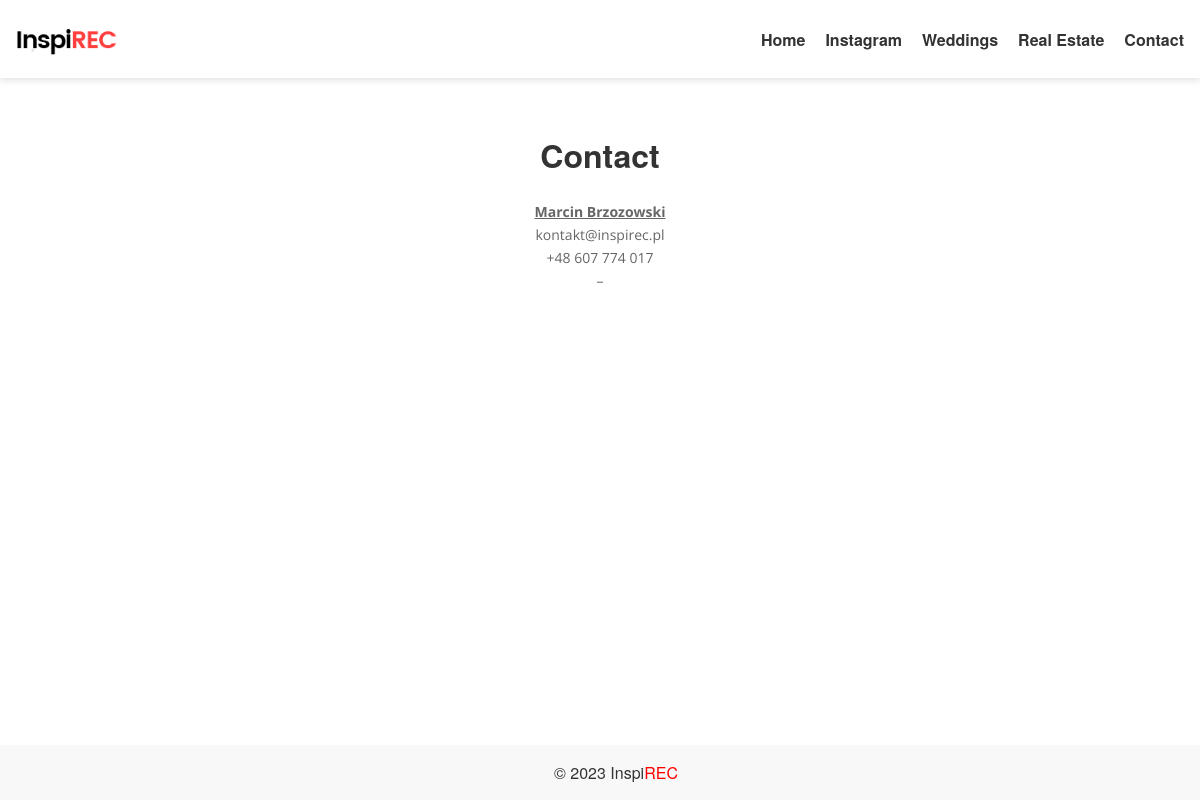
Page /contact/ on the committed database.
### blog/models.py (models this page shows, shortened)
class MenuItem(models.Model):
    title = models.CharField(max_length=100)
    page = models.ForeignKey('Page', on_delete=models.CASCADE, blank=True, null=True)
    url = models.CharField(max_length=200, blank=True)
    order = models.PositiveIntegerField(default=0)
    show_in_menu = models.BooleanField(default=True)
    def get_link(self):
        if self.page:
            return self.page.get_absolute_url()
        else:
            return self.url

class Page(models.Model):
    title = models.CharField(max_length=200)
    content = models.TextField()
    articles = models.ManyToManyField(Article, blank=True)
    slug = models.SlugField(unique=True, default='', editable=False)
    def get_absolute_url(self):
        return reverse('page_detail', args=[self.slug])

### blog/views.py (the view)
# urls.py: path('<slug:slug>/', views.page_detail, name='page_detail'),
def page_detail(request, slug):
    page = Page.objects.get(slug=slug)
    menu_items = MenuItem.objects.filter(show_in_menu=True).order_by('order')
    context = {
        'page': page,
        'menu_items': menu_items,
    }
    return render(request, 'page_detail.html', context)

### blog/templates/page_detail.html (shortened to what this page needs)
{% extends 'base.html' %}
{% block content %}
<div class="container">
    <div class="page">
        <h1 class="center-text">{{ page.title }}</h1>
        <div class="page-content">
            {{ page.content | safe }}
        </div>
    </div>
</div>
{% endblock %}

### blog/templates/base.html (shortened to what this page needs)
{% load static %}
<!DOCTYPE html>
<html lang="en">
<head>
    <link rel="stylesheet" href="{% static 'styles.css' %}">
</head>
<body>
    <header>
        <div class="logo">
            <a href="{% url 'home' %}">
                <img src="{% static 'images/logo.png' %}" alt="Logo">
            </a>
        </div>
        <nav class="menu">
            <ul>
                <li><a href="{% url 'home' %}">Home</a></li>
                {% for item in menu_items %}
                    <li><a href="{{ item.get_link }}">{{ item.title }}</a></li>
                {% endfor %}
            </ul>
        </nav>
    </header>
    <main>
        {% block content %}
        {% endblock %}
    </main>
    <footer>
        <div class="footer-content">
        &copy; {% now "Y" %} Inspi<span class="highlight">REC</span>
    </div>
    </footer>
</body>
</html>

### static/styles.css (style rules this page uses)
body { font-family: "Helvetica Neue", Arial, sans-serif; color: #333; margin: 0; padding: 0; overflow-x: hidden; }
.center-text { text-align: center; }
header { background-color: #fff; color: #000; box-shadow: 0px 3px 6px rgba(0, 0, 0, 0.1); padding: 1rem; max-width: 1200px; margin: 0 auto; display: flex; justify-content: space-between; align-items: center; }
.menu { font-family: "Helvetica Neue", Arial, sans-serif; font-size: 16px; }
.menu ul { list-style: none; padding: 0; margin: 0; display: flex; }
.menu li { margin-left: 20px; }
.menu a { text-decoration: none; color: #333; font-weight: bold; }
.logo img { max-width: 100px; height: auto; display: block; margin: 0 auto; }
.container { margin: 0 auto; padding: 2rem; max-width: 1200px; box-sizing: border-box; }
.highlight { color: red; }
footer { background-color: #f8f8f8; padding: 1rem; text-align: center; width: 100%; }
main { margin-bottom: 2rem; }

### rows in the picture
MenuItem: title "Instagram"
MenuItem: title "Weddings"
MenuItem: title "Real Estate"
MenuItem: title "Contact"
Page: title "Contact", content "Marcin Brzozowski kontakt@inspirec.pl +48 607 774 017 –"
